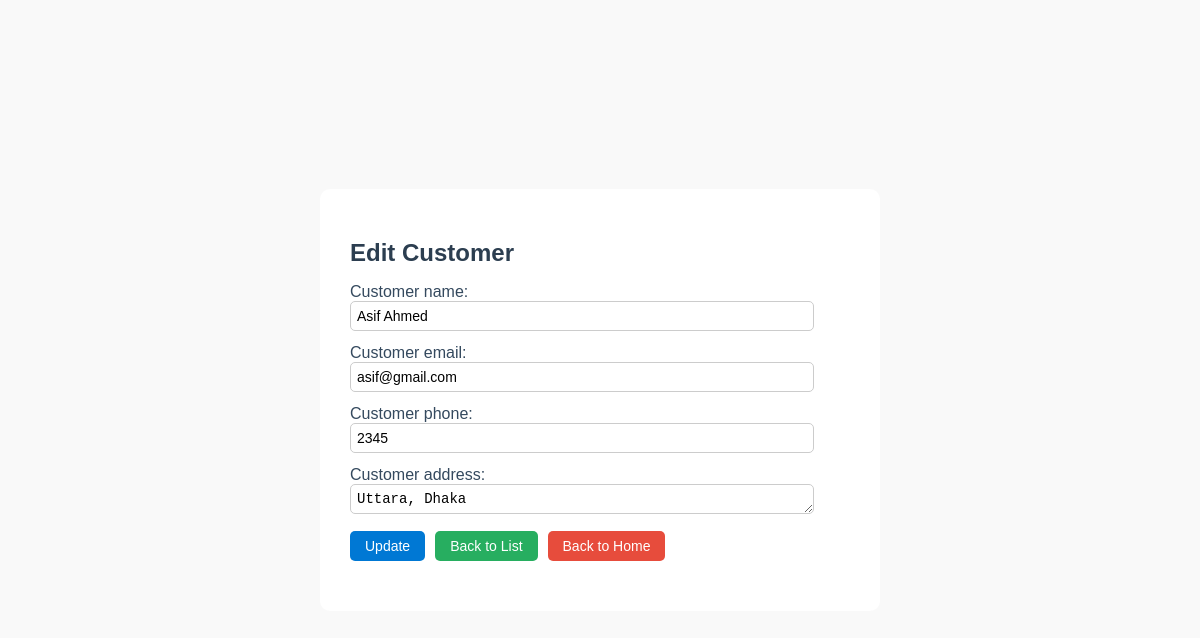
The page /construction-department/customer/form/1/ on the database its author committed.
### customer/models.py (models this page shows, shortened)
class Customer(models.Model):
    customer_name = models.CharField(max_length=255)
    customer_email = models.EmailField(unique=True)
    customer_phone = models.CharField(max_length=15, unique=True)
    customer_address = models.TextField(blank=True, null=True)
    created_at = models.DateTimeField(auto_now_add=True)  # Timestamp for when customer was added
    updated_at = models.DateTimeField(auto_now=True)  # Timestamp for last update

### customer/views.py (the view)
# urls.py: path("form/", customer_form, name="customer_create"),
def customer_form(request, customer_id=None):
    customer = get_object_or_404(Customer, id=customer_id) if customer_id else None
    form = CustomerForm(request.POST or None, instance=customer)
    if request.method == 'POST' and form.is_valid():
        form.save()
        messages.success(request, f"Customer record {'updated' if customer else 'added'} successfully!")
        return redirect('customer_list')
    return render(request, 'customer/customer_form.html', {'form': form, 'customer': customer})

### customer/forms.py
class CustomerForm(forms.ModelForm):
    class Meta:
        model = Customer
        fields = ['customer_name', 'customer_email', 'customer_phone', 'customer_address']  # Match exactly with model field names
        widgets = {
            'customer_name': forms.TextInput(attrs={'class': 'form-control', 'placeholder': 'Enter customer name'}),
            'customer_email': forms.EmailInput(attrs={'class': 'form-control', 'placeholder': 'Enter email'}),
            'customer_phone': forms.TextInput(attrs={'class': 'form-control', 'placeholder': 'Enter phone number'}),
            'customer_address': forms.Textarea(attrs={'class': 'form-control', 'placeholder': 'Enter address', 'rows': 1}),
        }

### customer/templates/customer/customer_form.html (shortened to what this page needs)
<!DOCTYPE html>
<html lang="en">
<head>
</head>
<body>
  <div class="form-container">
    <h2>{% if customer %}Edit{% else %}Create{% endif %} Customer</h2>
    <form method="POST">
      {{ form.as_p }}
      <div class="action-links">
        <button type="submit">{% if customer %}Update{% else %}Save{% endif %}</button>
        <a href="{% url 'customer_list' %}" class="back-to-list">Back to List</a>
        <a href="{% url 'home' %}" class="back-to-home">Back to Home</a>
      </div>
    </form>
  </div>
</body>
</html>

### customer/templates/customer/customer_form.html (style rules this page uses)
body { font-family: "Trebuchet MS", sans-serif; background-color: #f9f9f9; margin: 0; padding: 0; display: flex; justify-content: center; align-items: center; height: 100vh; }
.form-container { background-color: #ffffff; border-radius: 10px; padding: 30px; max-width: 500px; width: 90%; }
h2 { text-align: left; color: #2c3e50; margin-bottom: 10px; font-size: 24px; }
label { font-size: 16px; color: #34495e; margin-bottom: 5px; }
input, select, textarea { padding: 6px; font-size: 14px; border: 1px solid #ccc; border-radius: 5px; outline: none; width: 90%; margin-bottom: -3px; }
textarea { resize: vertical; }
.action-links { display: flex; align-items: center; margin-bottom: 20px; gap: 10px; }
.action-links button, .action-links a { text-decoration: none; font-size: 14px; padding: 0 15px; border-radius: 5px; height: 30px; display: flex; align-items: center; justify-content: center; color: #ffffff; }
.action-links button { background-color: #0078D4; border: none; }
.action-links a.back-to-list { background-color: #27ae60; }
.action-links a.back-to-home { background-color: #e74c3c; }

### rows shown on the page
Customer: customer_name "Asif Ahmed", customer_email "asif@gmail.com", customer_phone "2345", customer_address "Uttara, Dhaka"
